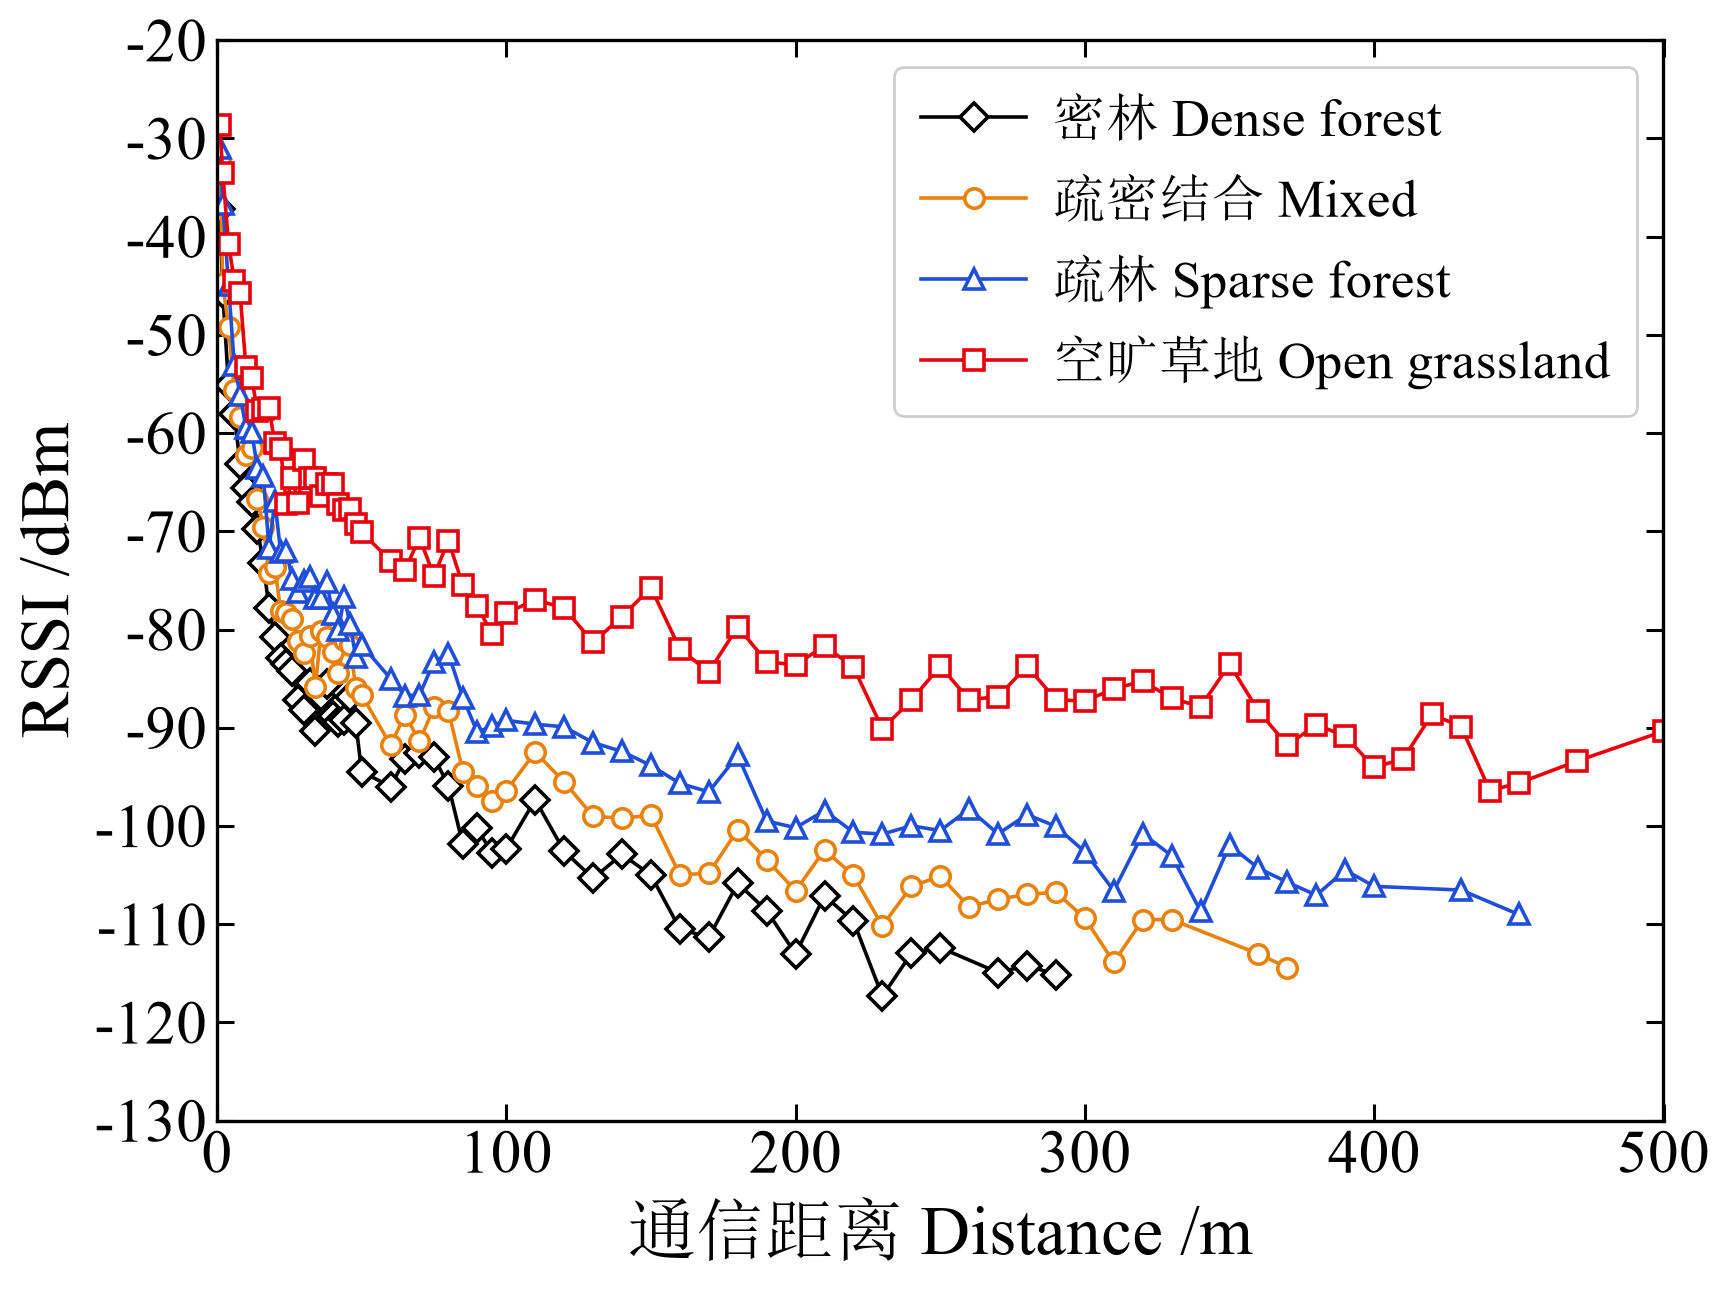

Generate this figure with Python:
# -*- coding: utf-8 -*-
"""
Redraw Fig.3: measured RSSI vs communication distance under four scenarios,
from the user's raw data (fig3_rssi_1m_scenarios.csv), in the project style:
Chinese SimSun + English Times New Roman, font size 25, axis titles with /unit.
"""
import csv
import numpy as np
import matplotlib
matplotlib.use("Agg")
import matplotlib.pyplot as plt
from matplotlib.ticker import MultipleLocator

matplotlib.rcParams["font.family"] = ["Times New Roman", "SimSun"]
matplotlib.rcParams["mathtext.fontset"] = "stix"
matplotlib.rcParams["axes.unicode_minus"] = False
matplotlib.rcParams["font.size"] = 25

CSV = ("C:/Users/Administrator/attachments/55215357-30f0-4477-b6f3-a394b47342fc/"
       "cUsersAdministratorDocumentsCodex2026-05-26files-mentioned-by-the-user-"
       "433datafig3_rssi_1m_scenarios.csv")

# scenario order + bilingual label + style (open markers, like the reference)
scenarios = [
    ("\u5bc6\u6797",     "\u5bc6\u6797 Dense forest",  "#000000", "D"),
    ("\u758f\u5bc6\u7ed3\u5408", "\u758f\u5bc6\u7ed3\u5408 Mixed",  "#E8820C", "o"),
    ("\u758f\u6797",     "\u758f\u6797 Sparse forest", "#1f4ed8", "^"),
    ("\u7a7a\u65f7\u8349\u5730", "\u7a7a\u65f7\u8349\u5730 Open grassland", "#e8000b", "s"),
]

# read data
data = {key: ([], []) for key, *_ in scenarios}
with open(CSV, encoding="utf-8") as f:
    reader = csv.DictReader(f)
    for row in reader:
        sc = row["scenario"].strip()
        val = row["rssi_dbm"].strip()
        if sc in data and val != "":
            data[sc][0].append(float(row["distance_m"]))
            data[sc][1].append(float(val))

fig, ax = plt.subplots(figsize=(9.2, 7.0), dpi=200)
for key, label, color, marker in scenarios:
    x, y = data[key]
    x = np.array(x); y = np.array(y)
    ax.plot(x, y, color=color, marker=marker, markersize=7,
            markerfacecolor="white", markeredgecolor=color, markeredgewidth=1.3,
            linewidth=1.3, label=label)

ax.set_xlim(0, 500)
ax.set_ylim(-130, -20)
ax.xaxis.set_major_locator(MultipleLocator(100))
ax.yaxis.set_major_locator(MultipleLocator(10))
ax.tick_params(axis="both", labelsize=22, direction="in", length=6, width=1.1,
               top=True, right=True)
ax.set_xlabel("\u901a\u4fe1\u8ddd\u79bb Distance /m", fontsize=25)
ax.set_ylabel("RSSI /dBm", fontsize=25)
for s in ax.spines.values():
    s.set_linewidth(1.2)
ax.legend(fontsize=19, loc="upper right", frameon=True, framealpha=0.95,
          handletextpad=0.5, borderpad=0.5)
fig.tight_layout()
fig.savefig("C:/Users/Administrator/rssi_fig3.png", bbox_inches="tight")
plt.close(fig)
print("saved rssi_fig3.png")
